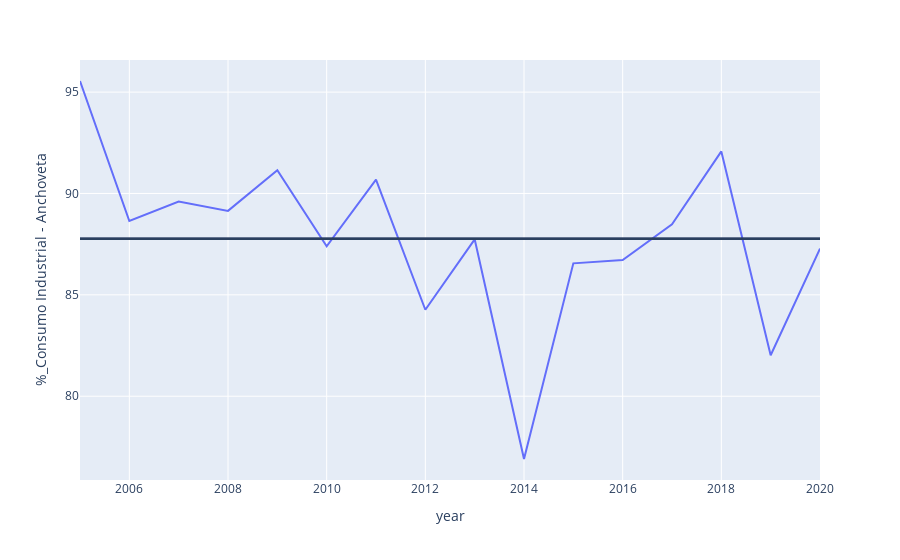

Source (notebook cell):
### Code cell
figure.add_hline(y = 87.762045)
figure.show()

### Figure 1 — Plotly figure (JSON) as saved in the notebook; plotly's stock layout.template omitted (floating-point values rounded to 4 significant figures)
{"data": [{"hovertemplate": "year=%{x}<br>%_Consumo Industrial - Anchoveta=%{y}<extra></extra>", "legendgroup": "", "line": {"color": "#636efa", "dash": "solid"}, "mode": "lines", "name": "", "orientation": "h", "showlegend": false, "type": "scatter", "x": [2005, 2006, 2007, 2008, 2009, 2010, 2011, 2012, 2013, 2014, 2015, 2016, 2017, 2018, 2019, 2020], "xaxis": "x", "y": [95.55, 88.64, 89.6, 89.14, 91.14, 87.4, 90.68, 84.27, 87.74, 76.9, 86.55, 86.72, 88.48, 92.08, 82.02, 87.28], "yaxis": "y"}], "layout": {"geo": {"bgcolor": "rgba(0,0,87,0)"}, "legend": {"tracegroupgap": 0}, "margin": {"t": 60}, "shapes": [{"type": "line", "x0": 0, "x1": 1, "xref": "x domain", "y0": 87.76, "y1": 87.76, "yref": "y"}, {"type": "line", "x0": 0, "x1": 1, "xref": "x domain", "y0": 87.76, "y1": 87.76, "yref": "y"}, {"type": "line", "x0": 0, "x1": 1, "xref": "x domain", "y0": 87.76, "y1": 87.76, "yref": "y"}, {"type": "line", "x0": 0, "x1": 1, "xref": "x domain", "y0": 87.76, "y1": 87.76, "yref": "y"}], "xaxis": {"anchor": "y", "domain": [0, 1], "title": {"text": "year"}}, "yaxis": {"anchor": "x", "domain": [0, 1], "title": {"text": "%_Consumo Industrial - Anchoveta"}}}}
